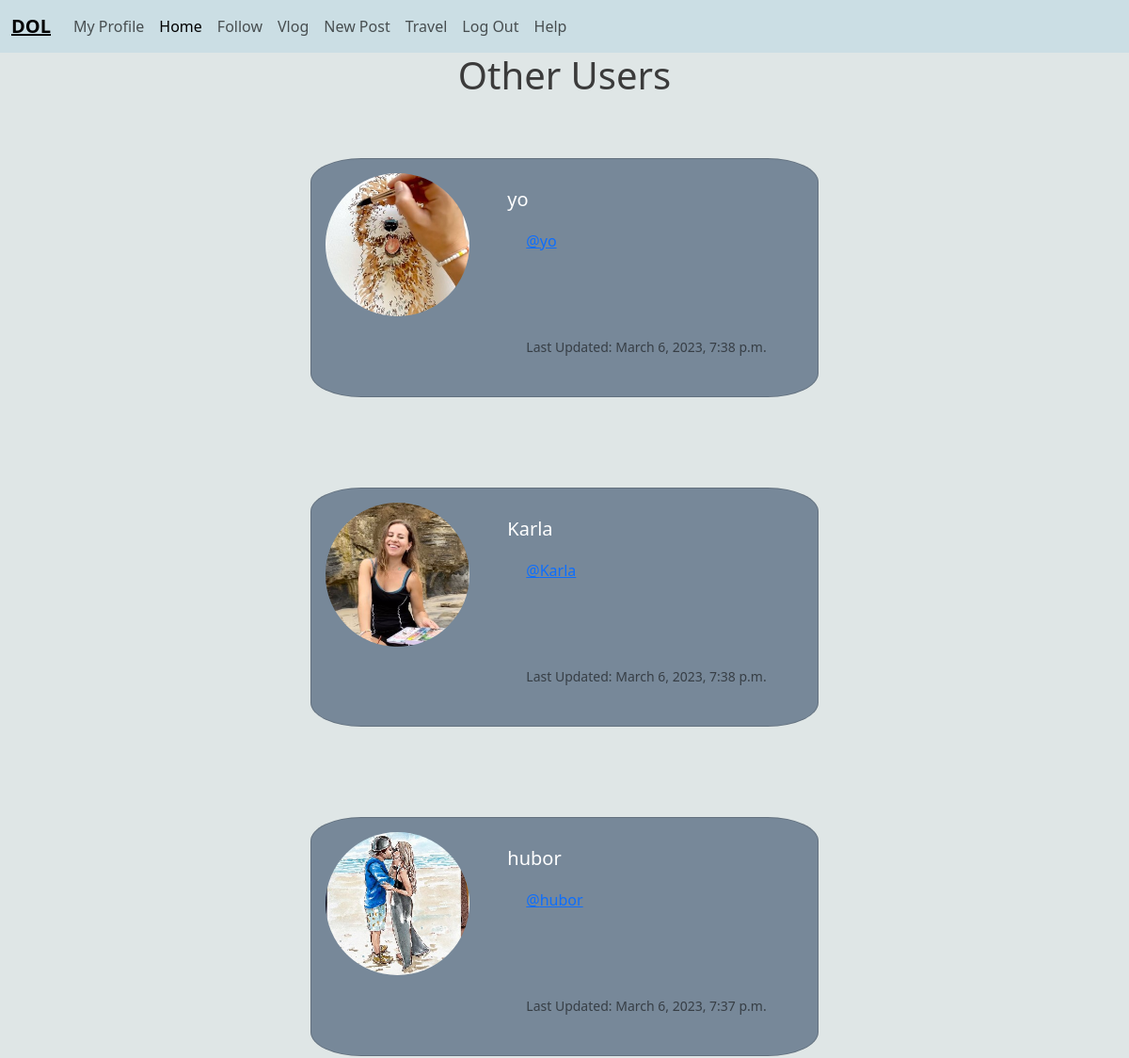
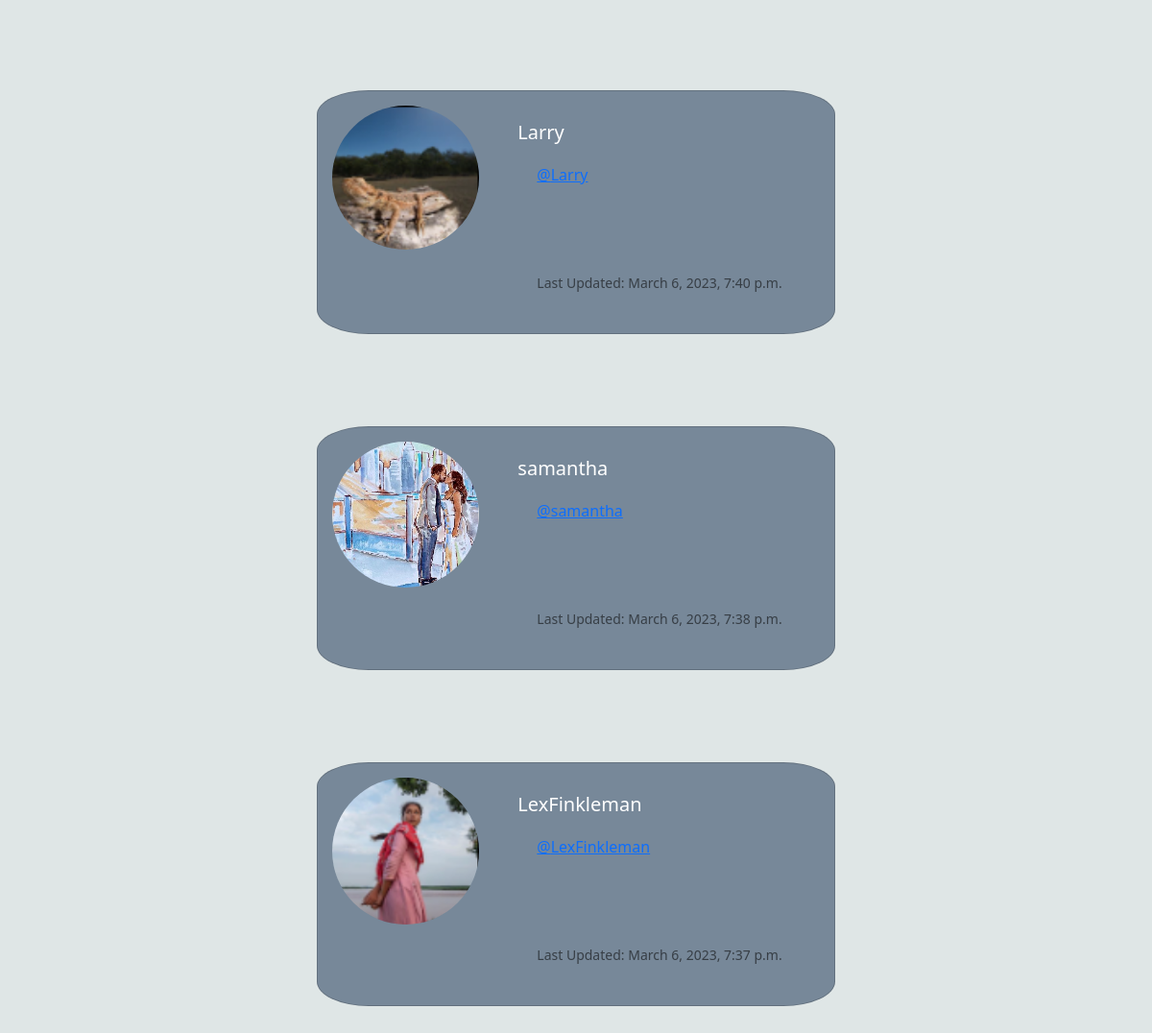
Page /accounts/profiles/ (signed in) on the committed database (2 pictures, top to bottom).
### accounts/models.py (models this page shows, shortened)
class Profile(models.Model):
    user = models.OneToOneField(User, on_delete=models.CASCADE)
    follows = models.ManyToManyField("self",
        related_name="followed_by", #opposite of name
        symmetrical=False, # Somone can follow you but you dont have to follow back
        blank=True) #You dont have to follow anyone
    date_modified = models.DateTimeField(User, auto_now=True)
    profile_image = models.ImageField(null=True, blank=True, upload_to="images/")

### accounts/views.py (the view)
# urls.py: path('profiles/', profile_list, name='profiles'),
def profile_list(request):
    if request.user.is_authenticated:
        profiles = Profile.objects.exclude(user=request.user)
        return render(request, 'accounts/profiles.html', {'profiles': profiles})
    else:
        messages.success(request, ("you must be logged in to view this page"))
        return redirect('home')

### templates/accounts/profiles.html (shortened to what this page needs)
{% extends 'base.html' %}
{% load static %}
{% block content %}
<body class="homeBody">
    <h1 style="text-align: center;">Other Users</h1>
    <br/>
{% if profiles %}
    {% for profile in profiles %}
    <div id="profileCard"class="card mb-3" style="max-width: 540px;">
        <div class="row no-gutters">
            <div class="col-md-4">
            <img src='/static/upload/{{ profile.profile_image }}'  class="card-img" type="image">
            </div>
            <div class="col-md-8">
            <div class="card-body">
                <h5 class="card-title">{{ profile.user.username }}</h5>
                <p class="card-text"><a href="{% url 'myProfile' profile.user.id %}">@{{ profile.user.username }}</a></p>
                <br/><br/>
                <p class="card-text"><small class="text-muted">Last Updated: {{ profile.date_modified }}</small></p>
            </div>
            </div>
        </div>
        </div>
        <br/><br/>
    {% endfor %}
{% endif %}
</body>
{% endblock content%}

### static/css/base.css (style rules this page uses)
* { margin: 0; }
.homeBody { background-color: rgb(223, 230, 230); color: rgb(59, 59, 59); }
.card { width: 30%; margin: 2rem auto; padding: 15px; width:35rem; background-color: rgb(95, 93, 93); color: white; box-sizing: border-box; }
.card-text { padding: 10px; margin: 10px; }
#profileCard { background-color: lightslategray; border-radius: 10%; }
#profileCard img { border-radius: 50%; }

### rows in the picture
Profile: profile_image (picture), user.username "yo", date_modified "March 6, 2023, 7:38 p.m."
Profile: profile_image (picture), user.username "Karla", date_modified "March 6, 2023, 7:38 p.m."
Profile: profile_image (picture), user.username "hubor", date_modified "March 6, 2023, 7:37 p.m."
Profile: profile_image (picture), user.username "Larry", date_modified "March 6, 2023, 7:40 p.m."
Profile: profile_image (picture), user.username "samantha", date_modified "March 6, 2023, 7:38 p.m."
Profile: profile_image (picture), user.username "LexFinkleman", date_modified "March 6, 2023, 7:37 p.m."
